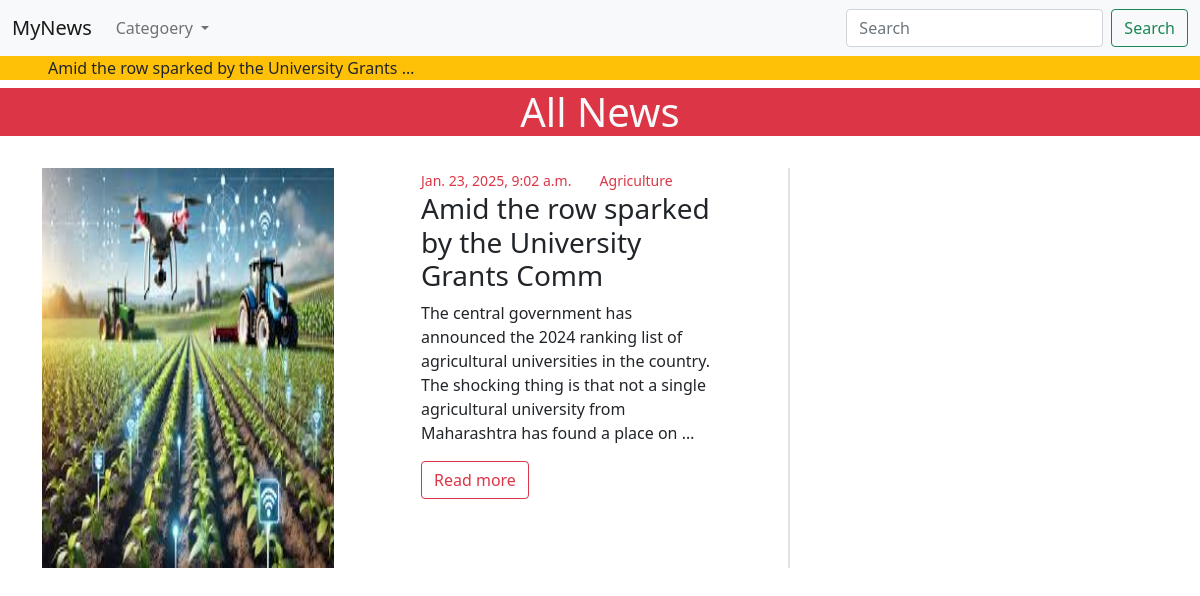
/Agriculture/, run on an earlier commit of the app's database.
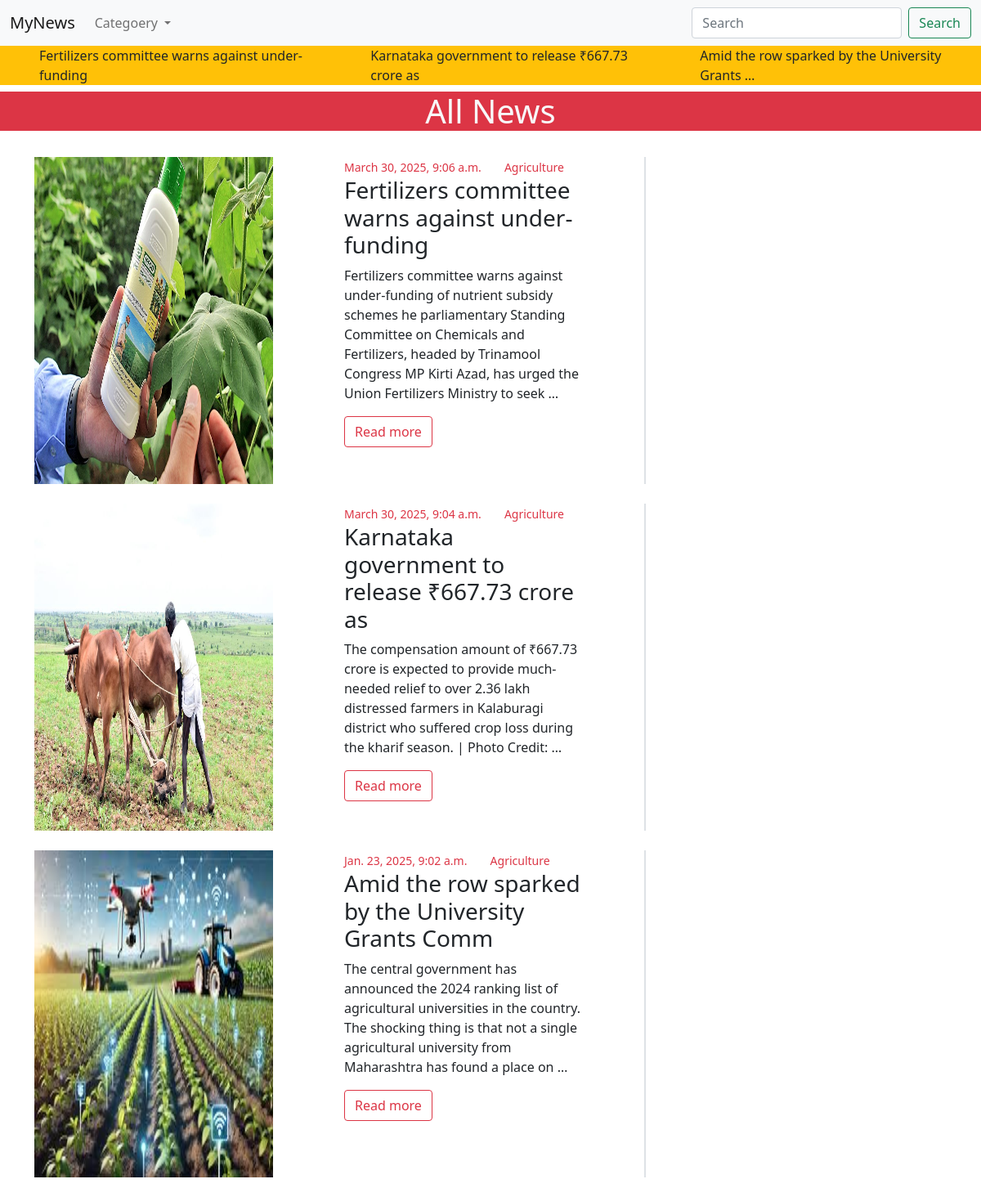
And on a later commit of the database.
### news/models.py (models this page shows, shortened)
class News(models.Model):
     user = models.ForeignKey(User,on_delete=models.SET_NULL, null=True , blank=True)
     Categoery = models.ForeignKey(Categoery,on_delete=models.CASCADE)
     title = models.CharField( max_length=50)
     description = models.TextField()
     img = models.ImageField( upload_to='News/')
     date = models.DateTimeField( auto_now_add=True)
     class Meta:
          verbose_name_plural = 'News'

class Categoery(models.Model):
     title = models.CharField( max_length=50)
     img = models.ImageField( upload_to='cate/')
     def __str__(self):
         return self.title

### News24/views.py (the view)
# urls.py: path('Agriculture/' ,views.agri , name='agri'),
def agri(request):
    try:
        categoery = Categoery.objects.all()
        news = News.objects.filter( Categoery__title = 'Agriculture' ).order_by('-id')
        return render(request, 'agri.html', {'categoery': categoery,'news': news })
    except:
        return render(request, 'eorrr.html')

### templates/agri.html (shortened to what this page needs)
{% extends "base.html" %}
{% block con %}
<h1 class='bg-danger text-light text-center'> All News </h1>
    <section class="news">
      <div class="container">
        <div class="row">
          <div class="col-md-8">
            {% for news in news %}
            <div class="row border-end border-2 mb-4 mt-4" >
              <div class="col-md-5">
                <img src="/media/{{news.img}}" alt="" style="height:50vh; width:100%;">
              </div>
              <div class="col-md-5 offset-1">
                <small class='text-danger'>{{news.date}}</small>
                <small class='text-danger ms-4 '>{{news.Categoery}}</small>
                <h3 >{{news.title | truncatewords:10  }}</h3>
                <p>{{news.description | truncatewords:32}} </p>
                <form class="d-flex" action="{% url "read" %}" method="POST" >
                  <button  class="btn btn-outline-danger" type="submit"> Read more</button>
                </form>
              </div>
            </div>
            {% endfor %}
          </div>
          <div class="col-md-4"></div>
        </div>
      </div>
    </section>
{% endblock con %}

### templates/base.html (shortened to what this page needs)
<!doctype html>
<html lang="en">
  <head>
    <link rel="stylesheet" href='./static/css/style.css'>
    <link href="https://cdn.jsdelivr.net/npm/bootstrap@5.0.2/dist/css/bootstrap.min.css" rel="stylesheet">
  </head>
  <body>
      <nav id='nav2' class="navbar navbar-expand-lg navbar-light bg-light">
        <div class="container-fluid">
          <a class="navbar-brand" href="{% url "home" %}">MyNews</a>
          <div class="collapse navbar-collapse" id="navbarSupportedContent">
            <ul class="navbar-nav me-auto mb-2 mb-lg-0">
              <li class="nav-item dropdown">
                <a class="nav-link dropdown-toggle" href="#" id="navbarDropdown" role="button" data-bs-toggle="dropdown" aria-expanded="false">
                  Categoery
                </a>
            </li>
            </ul>
            <form class="d-flex" action="{% url "search" %}" method="Get" >
              <input class="form-control me-2" type="search" name = 'search' placeholder="Search" aria-label="Search">
              <button  class="btn btn-outline-success" type="submit">Search</button>
            </form>
          </div>
        </div>
      </nav>
      <marquee class=' text-light bg-warning d-flex mb-2' behavior="" direction="">
          {% for news in news %}
           <a href=""  class='text-decoration-none text-dark ms-5'> {{news.title | truncatewords:8}}  </a>
          {% endfor %}
      </marquee>
    {% block con %}
    {% endblock con %}
  </body>
</html>

What changed in the data, as far as the page shows it:
added News: title "Fertilizers committee warns against under-funding", img (picture), date "March 30, 2025, 9:06 a.m.", Categoery "Agriculture", description "Fertilizers committee warns against under-funding of nutrient subsidy schemes he parliamentary Standing Committee on Chemicals and Fertilizers, headed by Trinamool Congress MP Kirti Azad, has urged the Union Fertilizers Ministry to seek …"
added News: title "Karnataka government to release ₹667.73 crore as", img (picture), date "March 30, 2025, 9:04 a.m.", Categoery "Agriculture", description "The compensation amount of ₹667.73 crore is expected to provide much-needed relief to over 2.36 lakh distressed farmers in Kalaburagi district who suffered crop loss during the kharif season. | Photo Credit: …"
